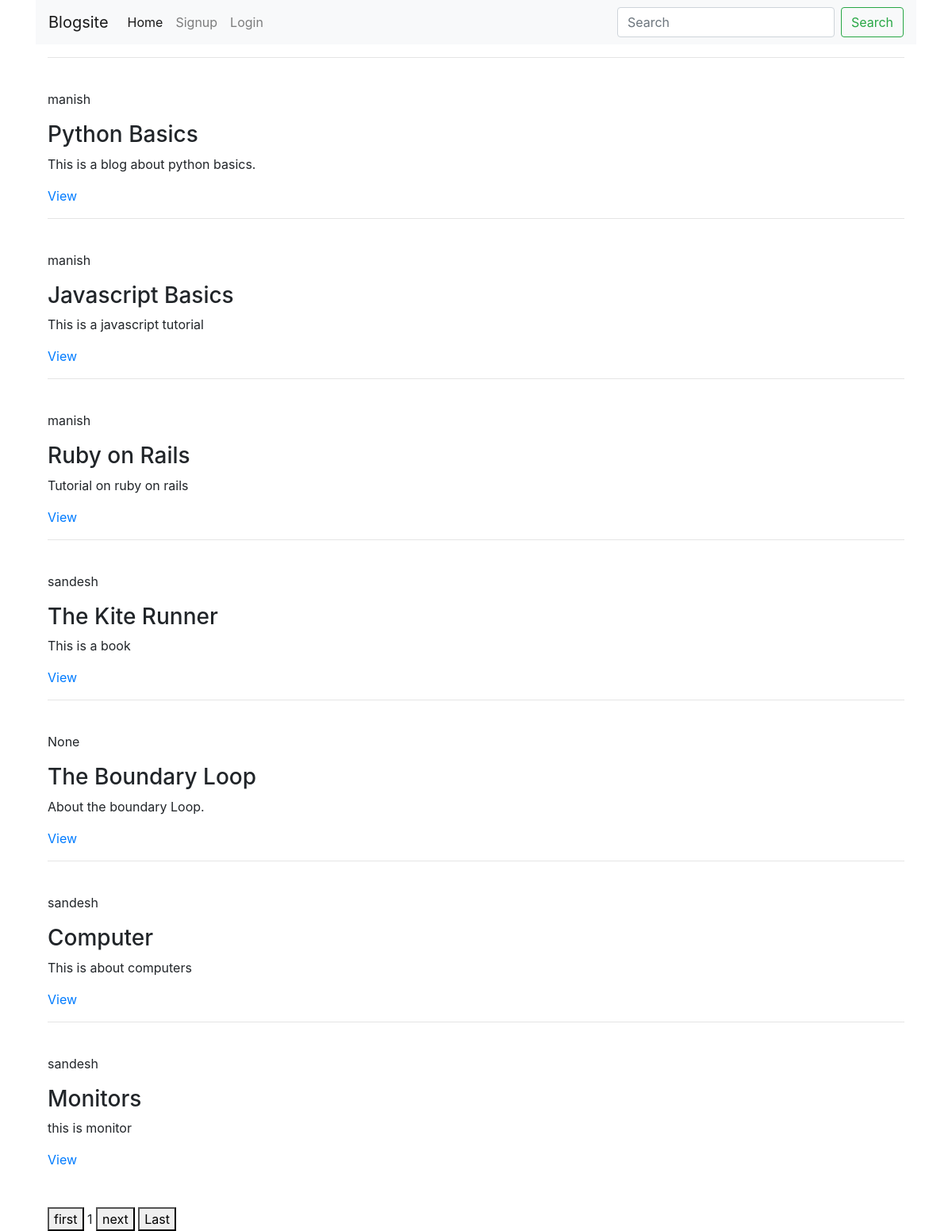
The app's page /, older data.
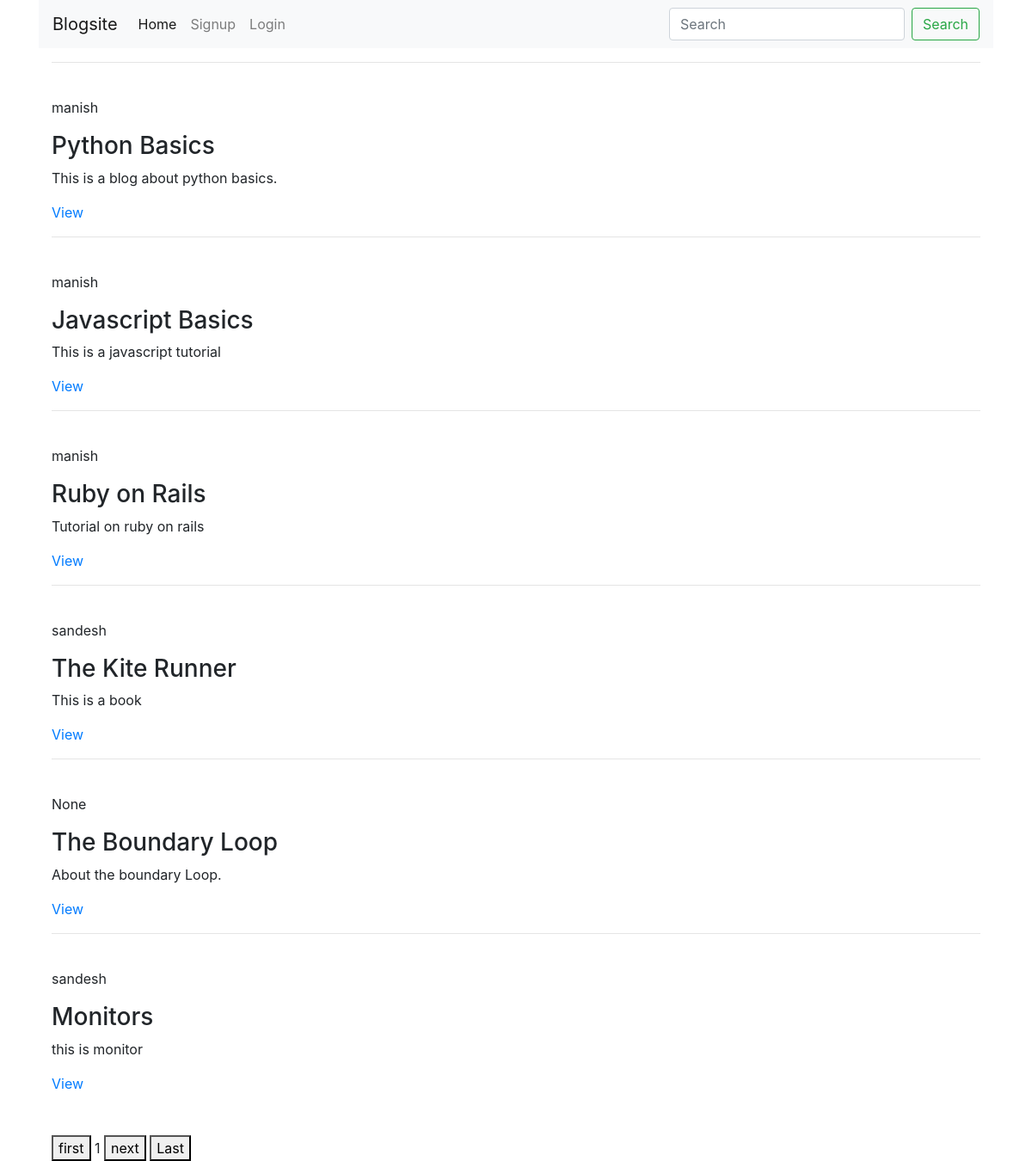
The same page, newer data.
### posts/models.py (models this page shows, shortened)
class Post(models.Model):
    title = models.CharField(max_length=100)
    content = models.TextField()
    published_date = models.DateTimeField(auto_now=True)
    category = models.ForeignKey(Category, on_delete=models.CASCADE, null=True)
    user = models.ForeignKey(User,on_delete=models.CASCADE,null=True,blank=True)
    slug = models.SlugField(null=True, unique=True)

### posts/views.py (the view)
# urls.py: path("",views.blogs,name="blogs"),
def blogs(request):
    blogs = Post.objects.all()
    paginator = Paginator(blogs, 5)
    page_number = request.GET.get('page')
    page_obj = paginator.get_page(page_number)
    data = {'blogs':blogs, 'page_obj': page_obj}
    return render(request,'blogs.html',data)

### templates/blogs.html (shortened to what this page needs)
{% extends 'base.html' %}
{% load static %}
{% block content %}
<main>
	<div class="container">
		{% for blog in blogs %}
			<div>
				<hr>
				<br>
				<p>{{ blog.user }}</p>
				<h3>{{blog.title}}</h3>
				<p>{{blog.content}}</p>
				<a href="{% url 'blog_details' blog.slug %}">View</a>
			</div>
			{% endfor %}
				<br>
				<br>
			<div class="pagination">
				<span class="step-links">
					{% if page_obj.has_next %}
						<a href="?page=1"> <button>first</button></a>
						<span class="current">
							{{ page_obj.number }}
						</span>
						<a href="?page={{ page_obj.next_page_number }}"><button>next</button></a>
						<a href="?page={{ page_obj.paginator.num_pages }}"><button>Last</button></a>
					{% endif %}
				</span>
			</div>
	</div>
</main>
{% endblock %}

Row changes from the older to the newer data that the page shows:
removed Post: user "sandesh", title "Computer", content "This is about computers"
